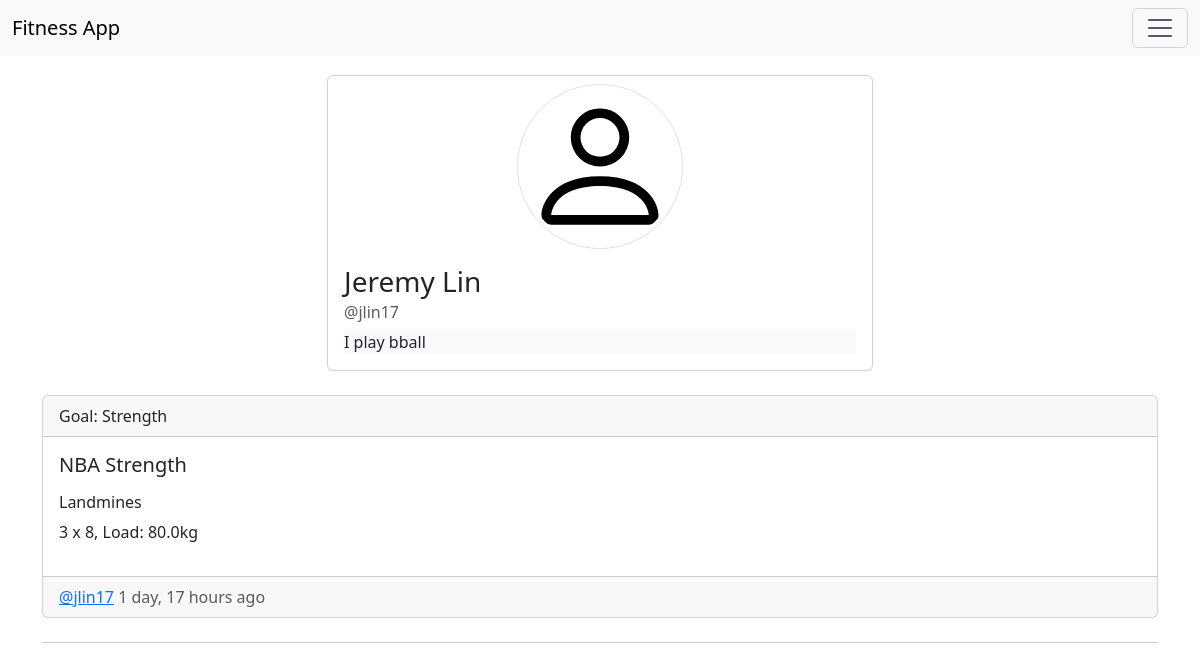
The app's page /base/userprofile/7 with its own data.
### base/models.py (models this page shows)
class User(AbstractUser):
    email = models.EmailField(unique=True, null=True)
    bio = models.TextField(null=True)
    goal = models.ForeignKey(GoalsModel, on_delete=models.SET_NULL, null=True, blank=True)
    USERNAME_FIELD = 'email'
    REQUIRED_FIELDS = []
    pic = models.ImageField(null=True, default='person.svg')

class Workout(models.Model):
    class Meta:
        ordering = ["-created"]
    title = models.CharField(max_length=200, default="My workout")
    exercises = models.ManyToManyField(Exercise)
    created = models.DateTimeField(auto_now=True)
    user = models.ForeignKey(User, on_delete=models.CASCADE)
    goal = models.ForeignKey(GoalsModel, on_delete=models.SET_NULL, null=True)
    def __str__(self):
        return str(self.title)

class GoalsModel(models.Model):
    goal = models.CharField(max_length=200, null=True)
    def __str__(self):
        return self.goal

class Exercise(models.Model):
    name = models.ForeignKey(ExerciseList, blank=True, null=True, on_delete=models.SET_NULL)
    description = models.TextField(null=True)
    load = models.ForeignKey(LoadModel, blank=True, null=True, on_delete=models.SET_NULL)
    sets = models.ForeignKey(SetsModel, blank=True, null=True, on_delete=models.SET_NULL)
    reps = models.ForeignKey(RepsModel, blank=True, null=True, on_delete=models.SET_NULL)
    def __str__(self):
        return str(self.name)

class ExerciseList(models.Model):
    name = models.CharField(max_length=200)
    def __str__(self):
        return self.name

class SetsModel(models.Model):
    sets = models.IntegerField()
    def __str__(self):
        return str(self.sets)

class RepsModel(models.Model):
    reps = models.IntegerField()
    def __str__(self):
        return str(self.reps)

class LoadModel(models.Model):
    load = models.FloatField()
    def __str__(self):
        return str(self.load)

### base/views.py (the view)
# urls.py: path("userprofile/<int:pk>", views.UserProfileView.as_view(), name="userprofile"),
class UserProfileView(View):
    template_name = "base/userprofile.html"
    def get(self, request, pk):
        workouts = Workout.objects.filter(user=pk)
        ctx = {"workouts":workouts, "profileuser":User.objects.get(pk=pk)}
        return render(request, self.template_name, ctx)

### base/templates/base/userprofile.html
{% extends 'main.html' %}
{% load static %}
{% block content %}
<div class="row justify-content-center">
    <div class="col-12 col-md-6">
        <div class="card">
            <div class="row justify-content-center mt-2">
                <div class="col-4"><img src="{% static 'images/' %}{{profileuser.pic}}" class="card-img-top rounded-circle img-thumbnail" alt="alt"></div>
            </div>
            <div class="card-body">
                <h3 class="card-title">{{profileuser.first_name|title}} {{profileuser.last_name|title}}</h3>
                <h6 class="card-subtitle mb-2 text-body-secondary">@{{profileuser.username}}</h4>
              <p class="card-text bg-light rounded-1">{{profileuser.bio}}</p>
            </div>
          </div>
    </div>
</div>
{% include 'base/feed.html' %}
<hr>
{% endblock %}

### base/templates/base/feed.html (shortened to what this page needs)
{% for workout in workouts %}
<div class="card text-start my-4">
  <div class="card-header">Goal: {{workout.goal}}</div>
  <div class="card-body">
    <h5 class="card-title">{{workout}}</h5>
    <div class="my-3">
      {% for exercise in workout.exercises.all %}
      <h6 class="card-text">{{exercise}}</h6>
      <p class="card-text">{{exercise.sets}} x {{exercise.reps}}, Load: {{exercise.load}}kg</p>
      {% endfor %}
    </div>
  </div>
  <div class="card-footer text-body-secondary">
    <a href="{% url 'base:userprofile' workout.user.pk %}"
      >@{{workout.user.username}}</a
    >  {{workout.created|timesince}} ago
  </div>
</div>
{% endfor %}

### records on screen
User: pic (picture), first_name "Jeremy", last_name "Lin", username "jlin17", bio "I play bball"
Workout: goal "Strength", title "NBA Strength", user.username "jlin17", created "1 day, 17 hours"
Exercise: name.name "Landmines", sets "3", reps "8", load "80.0"
